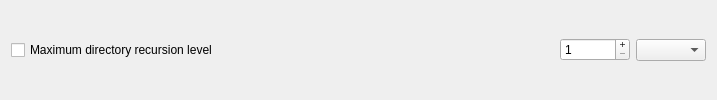
            <widget class="QFrame" name="limitFrame_5">
             <property name="minimumSize">
              <size>
               <width>0</width>
               <height>0</height>
              </size>
             </property>
             <property name="frameShape">
              <enum>QFrame::NoFrame</enum>
             </property>
             <property name="frameShadow">
              <enum>QFrame::Raised</enum>
             </property>
             <layout class="QHBoxLayout" name="horizontalLayout_16">
              <property name="topMargin">
               <number>2</number>
              </property>
              <property name="bottomMargin">
               <number>2</number>
              </property>
              <item>
               <widget class="QCheckBox" name="pwmaxDirRecursionLevelCheckBox">
                <property name="text">
                 <string>Maximum directory recursion level</string>
                </property>
               </widget>
              </item>
              <item>
               <spacer name="horizontalSpacer_9">
                <property name="orientation">
                 <enum>Qt::Horizontal</enum>
                </property>
                <property name="sizeHint" stdset="0">
                 <size>
                  <width>336</width>
                  <height>20</height>
                 </size>
                </property>
               </spacer>
              </item>
              <item>
               <widget class="QSpinBox" name="pwmaxDirRecursionLevelSpinBox">
                <property name="minimumSize">
                 <size>
                  <width>70</width>
                  <height>0</height>
                 </size>
                </property>
                <property name="buttonSymbols">
                 <enum>QAbstractSpinBox::PlusMinus</enum>
                </property>
                <property name="minimum">
                 <number>1</number>
                </property>
                <property name="maximum">
                 <number>999</number>
                </property>
               </widget>
              </item>
              <item>
               <widget class="QComboBox" name="pwmaxDirRecursionLevelComboBox">
                <property name="minimumSize">
                 <size>
                  <width>70</width>
                  <height>0</height>
                 </size>
                </property>
                <item>
                 <property name="text">
                  <string/>
                 </property>
                </item>
                <item>
                 <property name="text">
                  <string>K</string>
                 </property>
                </item>
                <item>
                 <property name="text">
                  <string>M</string>
                 </property>
                </item>
               </widget>
              </item>
             </layout>
            </widget>
